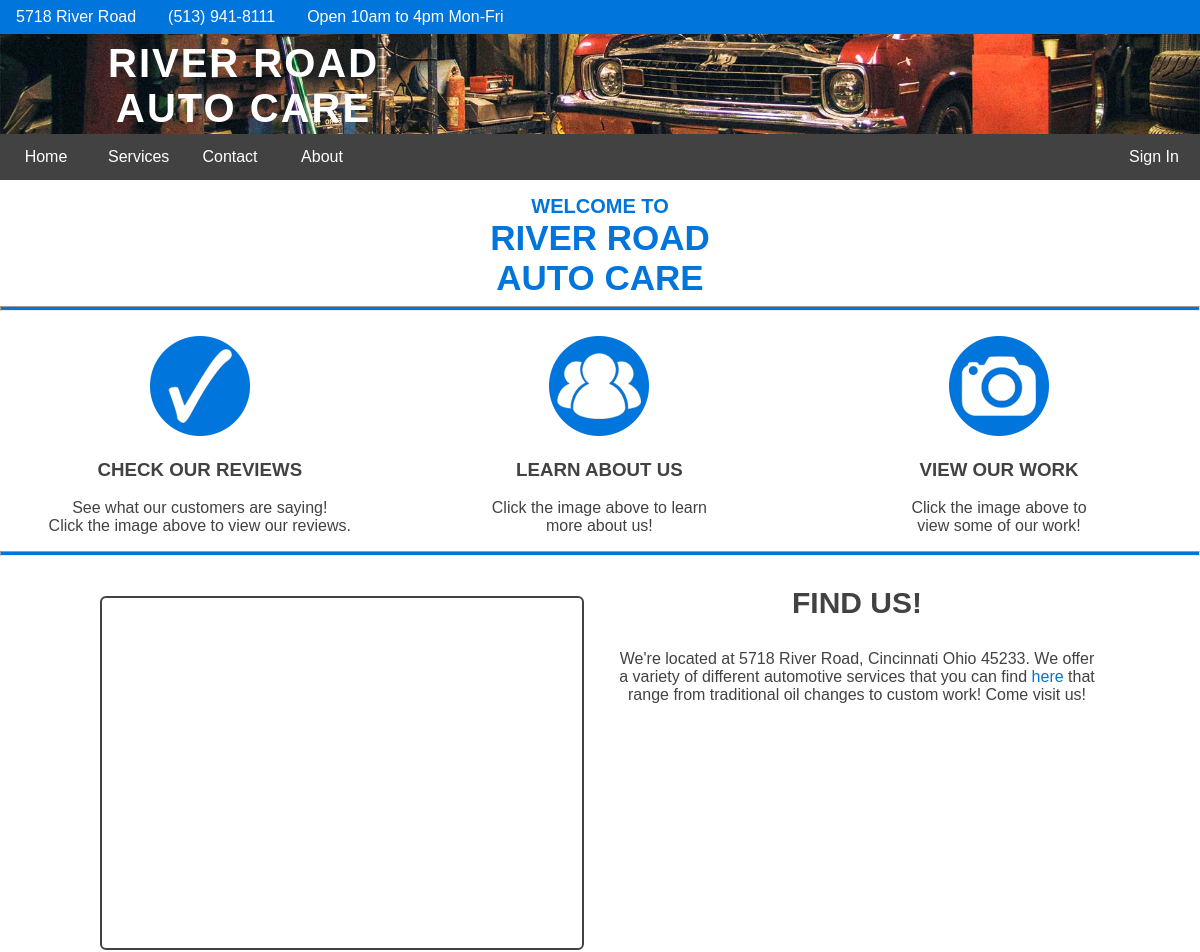
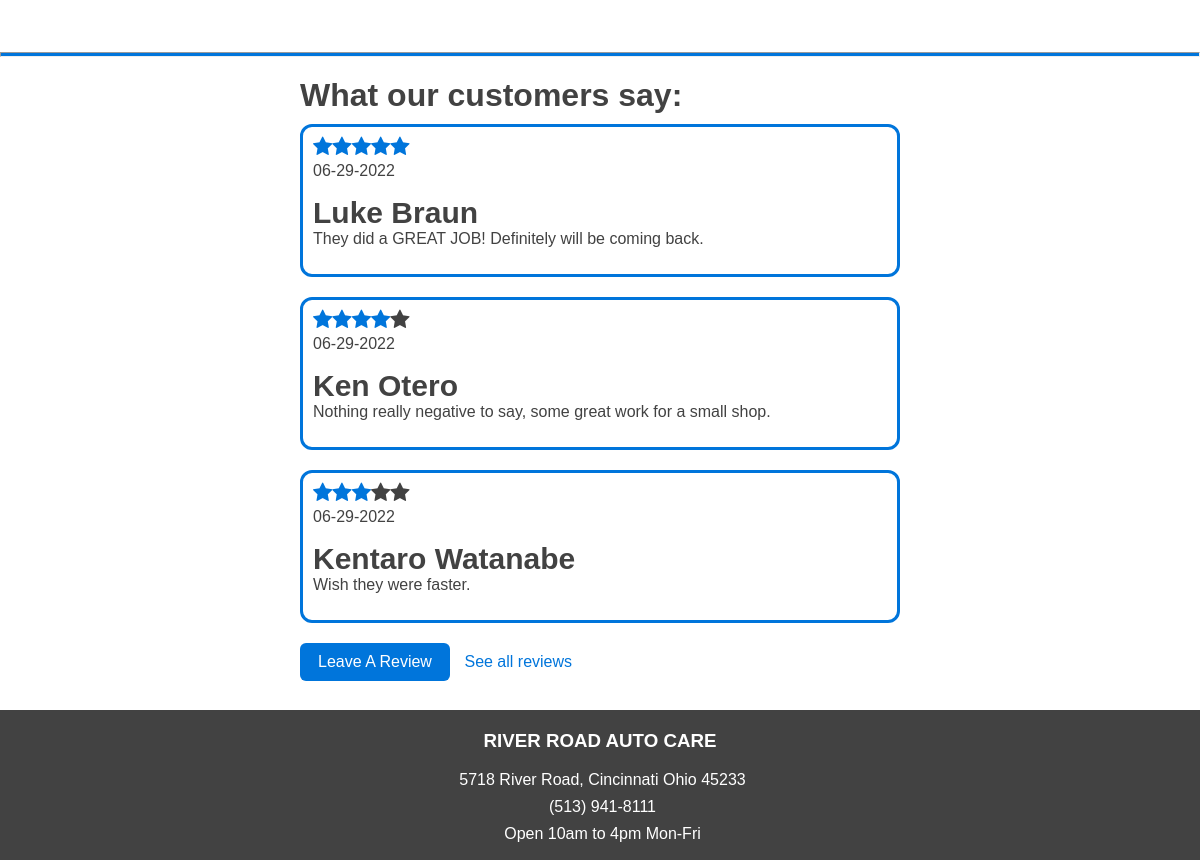
The page / on the database its author committed (2 pictures, top to bottom).
### tables this page shows
CREATE TABLE TReviews
(
	intReviewID						INTEGER AUTO_INCREMENT	NOT NULL
   ,strReview						TEXT					NOT NULL
   ,dtmDate							DATETIME				NOT NULL
   ,intReviewTypeID					INTEGER					NOT NULL
   ,intUserID						INTEGER					NOT NULL
   ,intRating						INTEGER					NOT NULL  
   ,strModified_Reason				VARCHAR(250)
   ,CONSTRAINT TReviews_PK PRIMARY KEY (intReviewID)
);

### content/common/LoadShopReviews.php (the view, shortened to what this page needs)
<html>
    <body>
        <?php
            try {
                $servername = "itd2.cincinnatistate.edu";
                $username = "kjotero2";
                $password = "0646911";
                $database = "02CPDM290OteroK";
                $conn = mysqli_connect($servername, $username, $password, $database);
                if ($conn) {
                    $query = 'SELECT intRating, dtmDate, ContactName, strReview FROM vHighestReviews';
                    $result = $conn->query($query);
                    while ($obj = $result->fetch_assoc()) {
                        echo '<div class="Review"> <link rel="stylesheet" href="https://cdnjs.cloudflare.com/ajax/libs/font-awesome/4.7.0/css/font-awesome.min.css">';
                        $rating = $obj['intRating'];
                        if ($rating == 0) {
                            echo
                            '
                            <span class="fa fa-star"></span>
                            <span class="fa fa-star"></span>
                            <span class="fa fa-star"></span>
                            <span class="fa fa-star"></span>
                            <span class="fa fa-star"></span>
                            ';
                        } else if ($rating == 3) {
                            echo
                            '
                            <span class="fa fa-star checked"></span>
                            <span class="fa fa-star checked"></span>
                            <span class="fa fa-star checked"></span>
                            <span class="fa fa-star"></span>
                            <span class="fa fa-star"></span>
                            ';
                        } else if ($rating == 4) {
                            echo
                            '
                            <span class="fa fa-star checked"></span>
                            <span class="fa fa-star checked"></span>
                            <span class="fa fa-star checked"></span>
                            <span class="fa fa-star checked"></span>
                            <span class="fa fa-star"></span>
                            ';
                        } else if ($rating == 5) {
                            echo
                            '
                            <span class="fa fa-star checked"></span>
                            <span class="fa fa-star checked"></span>
                            <span class="fa fa-star checked"></span>
                            <span class="fa fa-star checked"></span>
                            <span class="fa fa-star checked"></span>
                            ';
                        }
                        echo '<p class="date">';
                        $Date = strtotime($obj["dtmDate"]);
                        $Date = date('m-d-Y', $Date);
                        echo $Date;
                        echo '</p>';
                        echo '<h3>';
                        echo $obj['ContactName'];
                        echo '</h3>';
                        echo '<p>';
                        echo $obj['strReview'];
                        echo '</p> </div>';
                    }
                } else {
                        echo "Connection could not be established.<br />";
                        die( print_r( sqlsrv_errors(), true));
                }
            } catch (Exception $e) {
                echo $e;
                exit;
            }
        ?>
    </body>
</html>

### index.php (shortened to what this page needs)
<!DOCTYPE html>
<html lang="en">
    <head>
        <link rel="stylesheet" href="styles/homepage.css">
    </head>
    <body>
        <div class="Header">
            <div>
                <ul class="topbar">
                    <li>5718 River Road</li>
                    <li>(513) 941-8111</li>
                    <li>Open 10am to 4pm Mon-Fri</li>
                </ul>
            </div>
            <img src="images/car-header.png" class="CarImage" alt="Car">
            <div class="Logo"><a href="index.php">RIVER ROAD<br>AUTO CARE</a></div>
            <div>
                <ul class="menubar">
                    <li><a href="index.php">Home</a></li>
                    <li><a href="content/common/Services.php">Services</a></li>
                    <li><a href="content/common/ContactUs.php">Contact</a></li>
                    <li><a href="content/common/AboutUs.php">About</a></li>
                    <?php
                        require('content/common/IsLoggedIn.php');
                    ?>
                </ul>
            </div>
        </div>
        <div class="WelcomeScreen">
            <p class="WelcomeText">WELCOME TO</p>
            <p class="RiverRoadText">RIVER ROAD<br>AUTO CARE</p>
            <hr>
        </div>
        <div class="Info">
            <div class="Icons">
                <a href="#Reviews"><img src="images/Checkmark_Icon.png" class="CheckmarkIcon" alt="Checkmark"></a>
                <h3>CHECK OUR REVIEWS</h3>
                <p>See what our customers are saying!<br>Click the image above to view our reviews.</p>
            </div>
            <div class="Icons">
                <a href="content/common/AboutUs.php"><img src="images/Team_Logo.png" class="TeamIcon" alt="Team"></a>
                <h3>LEARN ABOUT US</h3>
                <p>Click the image above to learn <br>more about us!</p>
            </div>
            <div class="Icons">
                <a href="content/common/Services.php"><img src="images/Camera _Icon.png" class="CameraIcon" alt="Camera"></a>
                <h3>VIEW OUR WORK</h3>
                <p>Click the image above to <br>view some of our work!</p>
            </div>
            <hr class="ImgSeparator">
        </div>
        <div class="MapSection">
            <div class="Map">
                <iframe src="https://www.google.com/maps/embed?pb=!1m18!1m12!1m3!1d3096.3094096552754!2d-84.66951178518083!3d39.09942534261622!2m3!1f0!2f0!3f0!3m2!1i1024!2i768!4f13.1!3m3!1m2!1s0x8841c96a3c69d387%3A0xc7676b3b73497164!2s5718%20River%20Rd%2C%20Cincinnati%2C%20OH%2045233!5e0!3m2!1sen!2sus!4v1649809078124!5m2!1sen!2sus" allowfullscreen="" loading="lazy" class="GoogleMaps"></iframe>
            </div>
            <div class="Map">
                <h3 id="FindUs">FIND US!</h3>
                <p>We're located at 5718 River Road, Cincinnati Ohio 45233.
                   We offer a variety of different automotive services that you can find
                   <a href="content/common/Services.php">here</a> that range from traditional oil changes to custom work! Come visit us!</p>
            </div>
            <hr class="MapSeparator">
        </div>
        <div class="NewReviews" id="Reviews">
            <h1 class="ReviewHeader">What our customers say:</h1>
            <?php include('content/common/LoadShopReviews.php');?>
            <a href="content/common/AddReview.php"><input type="button" value="Leave A Review" class="btnNewReview"></a>
            <a class="SeeReviews" href="content/common/ViewReviews.php">See all reviews</a>
        </div>
        <div class="Footer">
            <h3>RIVER ROAD AUTO CARE</h3>
            <ul>
                <li>5718 River Road, Cincinnati Ohio 45233</li>
                <li>(513) 941-8111</li>
                <li>Open 10am to 4pm Mon-Fri</li>
            </ul>
        </div>
    </body>
</html>

### content/common/IsLoggedIn.php (shortened to what this page needs)
<html>
    <body>
        <?php
            if ($_SESSION['blnLoggedIn'] == true) {
                if ($_SESSION['intUserType'] == 1) {
                    echo '<li><a onclick="menuToggle()" id="Profile">Profile</a></li>';
                } else if ($_SESSION['intUserType'] == 2) {
                    echo '<li><a onclick="menuToggle()" id="Profile">Profile</a></li>';
                } else if ($_SESSION['intUserType'] == 3) {
                    echo '<li><a onclick="menuToggle()" id="Profile">Profile</a></li>';
                }
            } else {
                echo '<li><a href="http://itd1.cincinnatistate.edu/CPDM-OteroK/content/common/login.php" id="Login">Sign In</a></li>';
            }
        ?>
    </body>
</html>

### styles/homepage.css (style rules this page uses)
html { scroll-behavior: smooth; }
.Header { position: fixed; top: 0; left: 0; right: 0; }
.topbar { list-style-type: none; margin: 0; padding: 0; overflow: hidden; background-color: #0075db; }
.topbar li { display: inline; float: left; display: block; padding: 8px 16px; color: #fff; font-family: Arial, Helvetica, sans-serif; }
.menubar { list-style-type: none; margin: 0; padding: 0; overflow: hidden; background-color: #424242; }
.menubar li a { display: block; width: 60px; color: white; text-align: center; padding: 14px 16px; text-decoration: none; font-family: Arial, Helvetica, sans-serif; }
.menubar li:last-child { float: right; }
.menubar a { float: left; display: block; padding: 8px; }
.CarImage { width: 100%; height: 100px; object-fit: cover; object-position: 100% 85%; display: block; }
.Logo a { position: absolute; top: 33px; margin-left: 100px; color: #fff; font-size: 2.5em; font-family: Arial, Helvetica, sans-serif; font-weight: bolder; text-decoration: none; text-align: center; display: block; letter-spacing: 2px; padding: 8px; }
body { margin: 0; }
.WelcomeScreen hr { background-color: #0075db; height: 3px; margin-bottom: 25px; }
.WelcomeText { text-align: center; color: #0075db; font-family: Arial, Helvetica, sans-serif; font-weight: bold; font-size: 1.25em; margin-bottom: 0; margin-top: 195px; }
.RiverRoadText { text-align: center; color: #0075db; font-family: Arial, Helvetica, sans-serif; font-weight: bold; font-size: 2.187em; margin-top: 0; margin-bottom: 0; }
.Icons { color: #424242; font-family: Arial, Helvetica, sans-serif; width: 33.3%; float: left; text-align: center; }
.CheckmarkIcon { height: 100px; width: 100px; }
.TeamIcon { height: 100px; width: 100px; }
.CameraIcon { height: 100px; width: 100px; }
.ImgSeparator { margin-top: 250px; background-color: #0075db; height: 3px; clear: left; }
.GoogleMaps { height: 350px; width: 40%; object-fit: cover; margin-top: 10px; margin-left: 100px; margin-right: 30px; float: left; border: 2px solid #424242; border-radius: 6px; }
#FindUs { color: #424242; font-family: Arial, Helvetica, sans-serif; font-weight: bold; text-align: center; text-decoration: none; text-align: center; font-size: 1.875em; margin-right: 100px; }
.Map h3 { text-align: center; }
.Map p { color: #424242; font-family: Arial, Helvetica, sans-serif; text-align: center; margin-right: 100px; }
.Map a { text-decoration: none; color: #0075db; }
.MapSeparator { background-color: #0075db; height: 3px; clear: left; margin-top: 300px; margin-bottom: 20px; }
.NewReviews { margin-left: 500px; margin-right: 500px; width: 50%; margin: 0 auto; color: #424242; font-family: Arial, Helvetica, sans-serif; text-align: left; }
.Review { border: 3px solid #0075db; border-radius: 12px; padding: 10px; margin-bottom: 20px; }
.NewReviews h3 { margin-top: 10px; margin-bottom: 0px; font-size: 1.875em; }
.NewReviews h1 { margin-top: 10px; margin-bottom: 10px; text-align: left; }
.NewReviews p { margin-top: 0px; }
.NewReviews .date { margin-top: 25px; }
.NewReviews .checked { color: #0075db; font-size: 1.3em; float: left; }
.NewReviews .fa-star:not(.checked) { color: #424242; font-size: 1.3em; float: left; }
.btnNewReview { color: #fff; font-size: 1.0em; background-color: #0075db; border: none; text-align: center; padding: 10px 15px; border-radius: 6px; width: 150px; margin-bottom: 10px; }
.SeeReviews { text-decoration: none; font-family: Arial, Helvetica, sans-serif; color: #0075db; text-align: center; padding-left: 10px; }
.Footer ul li { font-family: Arial, Helvetica, sans-serif; color: #fff; margin-left: -35px; list-style: none; height: 27px; display: block; text-align: center; }
.Footer h3 { font-family: Arial, Helvetica, sans-serif; color: #fff; padding-top: 20px; text-align: center; }
.Footer { background-color: #424242; color: #fff; height: 150px; margin-left: 0; }

### rows shown on the page
treviews: intRating 5 (drawn), dtmDate "06-29-2022", ContactName "Luke Braun", strReview "They did a GREAT JOB! Definitely will be coming back."
treviews: intRating 4 (drawn), dtmDate "06-29-2022", ContactName "Ken Otero", strReview "Nothing really negative to say, some great work for a small shop."
treviews: intRating 3 (drawn), dtmDate "06-29-2022", ContactName "Kentaro Watanabe", strReview "Wish they were faster."
